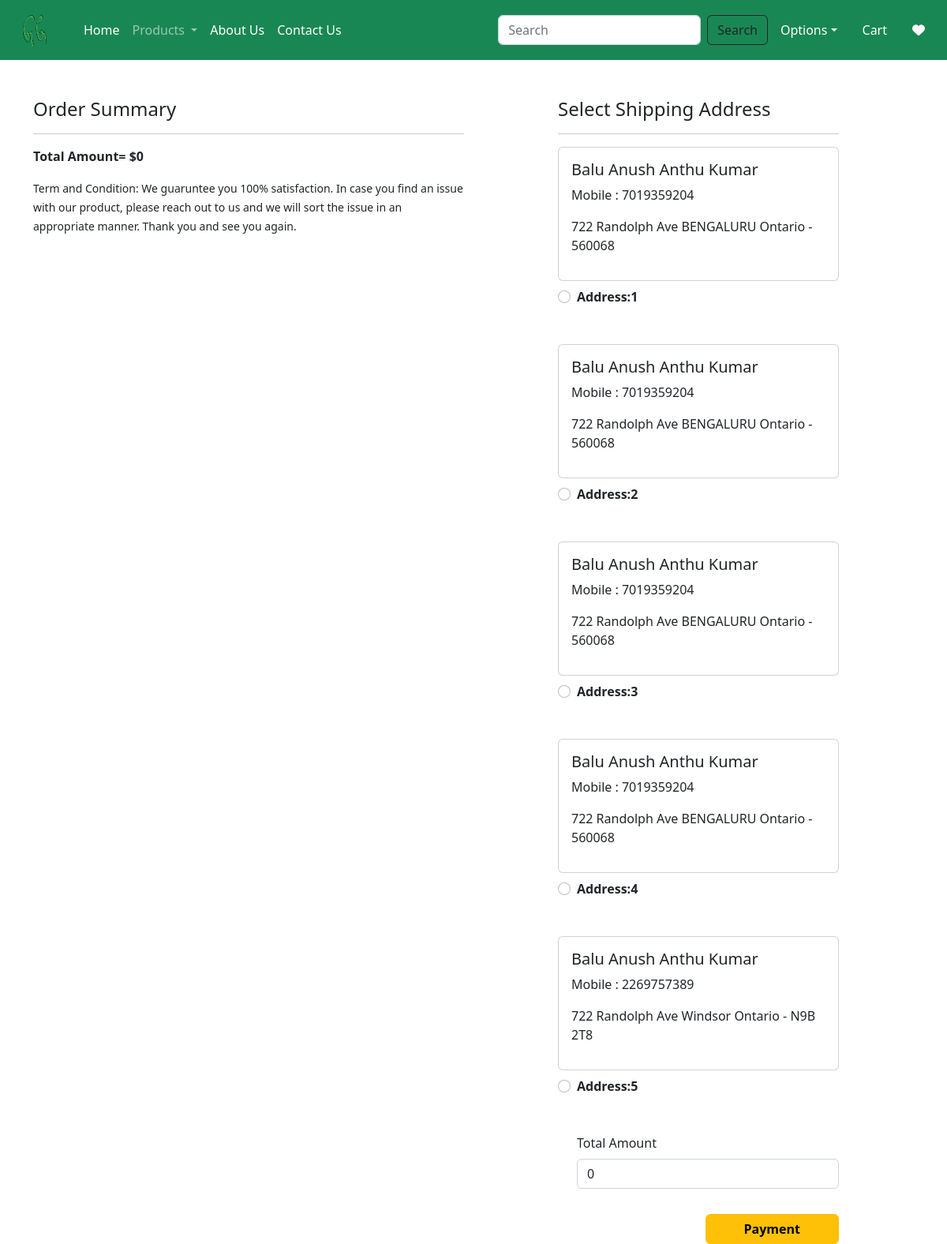
/checkout/ (signed in), run on the app's committed database.
### app/models.py (models this page shows, shortened)
class Customer(models.Model):
    user = models.ForeignKey(User,on_delete=models.CASCADE)
    name = models.CharField(max_length=200)
    locality = models.CharField(max_length=200)
    city = models.CharField(max_length=50)
    mobile = models.IntegerField(default=0)
    zipcode = models.CharField(max_length=10)
    state = models.CharField(choices=STATE_CHOICES,max_length=100)

### app/views.py (the view, shortened to what this page needs)
# urls.py: path('checkout/', views.checkout.as_view(), name='checkout'),
@method_decorator(login_required, name='dispatch')
class checkout(View):
    def get(self, request):
        totalitem = 0
        wishitem = 0
        if request.user.is_authenticated:
            totalitem = len(Cart.objects.filter(user=request.user))
            wishitem = len(Wishlist.objects.filter(user=request.user))
        user = request.user
        add = Customer.objects.filter(user=user)
        cart_items = Cart.objects.filter(user=user)
        famount = 0
        shipping = 0
        taxamount = 0
        taxpercent = 0.13
        totalamount = round((famount + taxamount + shipping), 2)
        razoramount = int(totalamount * 100)
        client = razorpay.Client(auth=(settings.RAZOR_KEY_ID, settings.RAZOR_KEY_SECRET))
        data = {"amount": razoramount, "currency": "CAD", "receipt": "order_rcptid_12"}
        payment_response = client.order.create(data=data)
        print(payment_response)
        order_id = payment_response['id']
        order_status = payment_response['status']
        return render(request, 'app/checkout.html', locals())

### app/templates/app/checkout.html (shortened to what this page needs)
{% extends 'app/base.html' %}
{% load static %}
{% block main-content %}
<div class="container">
 <div class="row mt-5">
  <div class="col-sm-6">
    <h4>Order Summary</h4>
    <hr>
    <p class="fw-bold">Total Amount= ${{totalamount}}</p>
    <small>Term and Condition: We guaruntee you 100% satisfaction. In case you find an issue with our product, please reach out to us and we will sort the issue in an appropriate manner. Thank you and see you again.</small>
  </div>
  <div class="col-sm-4 offset-sm-1">
    <h4>Select Shipping Address</h4>
    <hr>
    <form  method="post" id="myform">
      {% for ad in add %}
      <div class="card">
        <div class="card-body">
        <h5>{{ad.name}}</h5>
        <p>Mobile : {{ad.mobile}}</p>
        <p>{{ad.locality}} {{ad.city}} {{ad.state}} - {{ad.zipcode}}</p>
        </div>
      </div>
        <div class="form-check mt-2 mb-5">
          <input class="form-check-input" type="radio" name="custid" id="custadd{{forloop.counter}}" value="{{ad.id}}">
          <label class="form-check-label fw-bold" for="custadd{{forloop.counter}}">
            Address:{{forloop.counter}} </label>
        </div>
      {% endfor %}
        <div class="form-check mb-3">
          <label for="totamount" class="form-label">Total Amount</label>
          <input type="number" class="form-control" name="totamount" value={{totalamount}} readonly>
        </div>
        <div class="text-end">
          <button id="rzp-button1" type="submit" class="btn btn-warning mt-3 px-5 fw-bold">Payment</button>
        </div>
      </form>
    </div>
  </div>
</div>
{% endblock main-content %}

### data on the page
Customer: name "Balu Anush Anthu Kumar", mobile "7019359204", locality "722 Randolph Ave", city "BENGALURU", state "Ontario", zipcode "560068"
Customer: name "Balu Anush Anthu Kumar", mobile "7019359204", locality "722 Randolph Ave", city "BENGALURU", state "Ontario", zipcode "560068"
Customer: name "Balu Anush Anthu Kumar", mobile "7019359204", locality "722 Randolph Ave", city "BENGALURU", state "Ontario", zipcode "560068"
Customer: name "Balu Anush Anthu Kumar", mobile "7019359204", locality "722 Randolph Ave", city "BENGALURU", state "Ontario", zipcode "560068"
Customer: name "Balu Anush Anthu Kumar", mobile "2269757389", locality "722 Randolph Ave", city "Windsor", state "Ontario", zipcode "N9B 2T8"

### other printed values
{{ totalamount }} "0"
